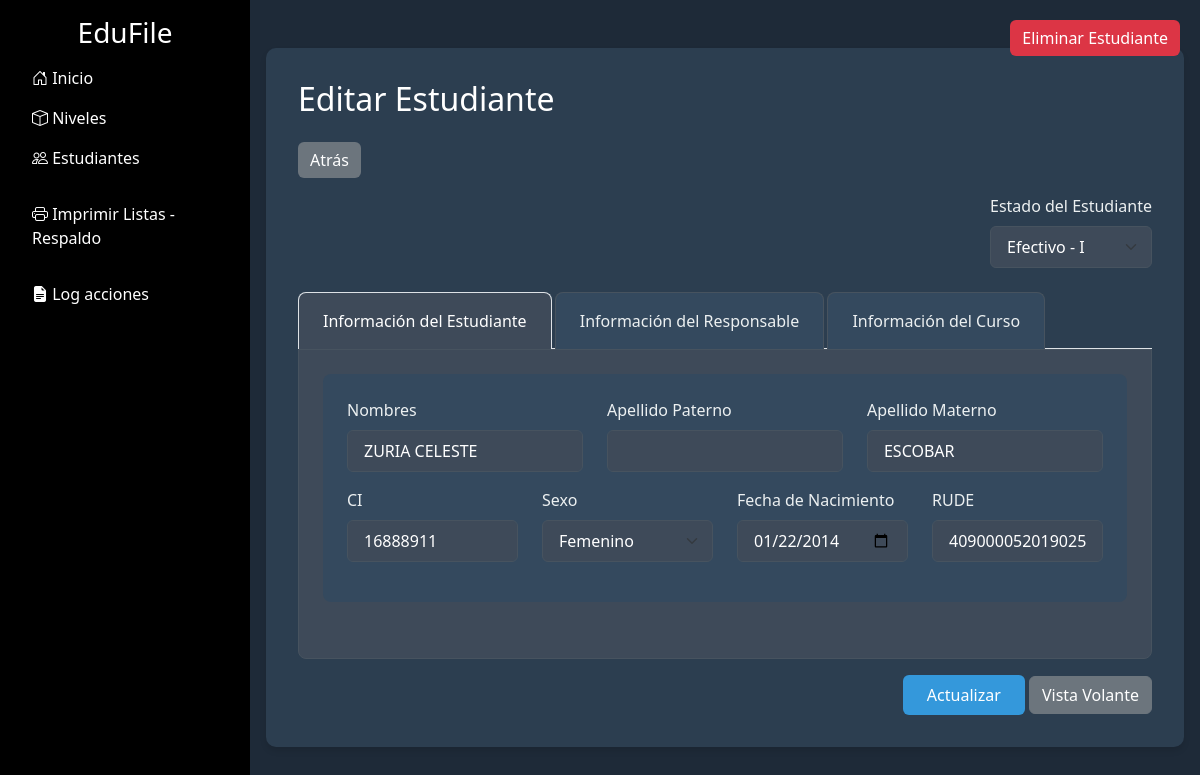
The app's page /editarEstudiante.php?student_id=409000052019025&source=estudiantes with its own data.
### tables this page shows
CREATE TABLE `student_courses` (
  `student_id` bigint(20) NOT NULL,
  `course_id` bigint(20) NOT NULL,
  `status` enum('Efectivo - I','No Inscrito','Efectivo - T','Traslado','Retirado') DEFAULT 'No Inscrito'
);

CREATE TABLE `students` (
  `id` bigint(20) NOT NULL,
  `first_name` varchar(255) NOT NULL,
  `last_name_father` varchar(255) NOT NULL,
  `last_name_mother` varchar(255) NOT NULL,
  `gender` varchar(50) NOT NULL,
  `rude_number` varchar(20) NOT NULL,
  `identity_card` varchar(9) NOT NULL,
  `birth_date` date NOT NULL,
  `guardian_first_name` varchar(255) DEFAULT NULL,
  `guardian_last_name` varchar(255) DEFAULT NULL,
  `guardian_identity_card` varchar(9) DEFAULT NULL,
  `guardian_phone_number` varchar(15) DEFAULT NULL,
  `guardian_relationship` enum('padre','madre','tutor') DEFAULT NULL
);

### editarEstudiante.php (the view, shortened to what this page needs)
<?php
include 'conexion.php';
$student_id = $_GET['student_id'];
$query = "SELECT s.*, sc.status, c.grade, c.parallel, l.name AS level_name
          FROM students s
          LEFT JOIN student_courses sc ON s.id = sc.student_id
          LEFT JOIN courses c ON sc.course_id = c.id
          LEFT JOIN levels l ON c.level_id = l.id
          WHERE s.rude_number = ?
          LIMIT 1";
$stmt = $conn->prepare($query);
$stmt->bind_param("s", $student_id);
$stmt->execute();
$result = $stmt->get_result();
$student = $result->fetch_assoc();
?>
<!DOCTYPE html>
<html lang="es">
<head>
    <link rel="stylesheet" href="css/bootstrap.min.css">
    <link href="https://cdnjs.cloudflare.com/ajax/libs/bootstrap-icons/1.10.5/font/bootstrap-icons.min.css" rel="stylesheet">
</head>
<body>
    <div class="d-flex">
        <?php include 'sidebar.php'; ?>
        <div class="main-content flex-grow-1 p-3">
            <div class="form-container">
                <div class="d-flex justify-content-between align-items-center mb-4">
                    <h2 class="mb-0">Editar Estudiante</h2>
                    <button class="btn btn-delete" data-bs-toggle="modal" data-bs-target="#deleteModal">
                        Eliminar Estudiante
                    </button>
                </div>
                <button class="btn btn-back" onclick="goBack()">Atrás</button>
                <form action="actualizarEstudiante.php" method="POST">
                    <div class="d-flex justify-content-end mb-4">
                        <div class="status-select">
                            <label for="student_status" class="form-label">Estado del Estudiante</label>
                            <select class="form-select" id="student_status" name="student_status" required>
                                <option value="Efectivo - I" <?php echo ($student['status'] === 'Efectivo - I') ? 'selected' : ''; ?>>Efectivo - I</option>
                            </select>
                        </div>
                    </div>
                    <ul class="nav nav-tabs" id="myTab" role="tablist">
                        <li class="nav-item" role="presentation">
                            <button class="nav-link active" id="student-info-tab" data-bs-toggle="tab" data-bs-target="#student-info" type="button" role="tab" aria-controls="student-info" aria-selected="true">Información del Estudiante</button>
                        </li>
                        <li class="nav-item" role="presentation">
                            <button class="nav-link" id="guardian-info-tab" data-bs-toggle="tab" data-bs-target="#guardian-info" type="button" role="tab" aria-controls="guardian-info" aria-selected="false">Información del Responsable</button>
                        </li>
                        <li class="nav-item" role="presentation">
                            <button class="nav-link" id="course-info-tab" data-bs-toggle="tab" data-bs-target="#course-info" type="button" role="tab" aria-controls="course-info" aria-selected="false">Información del Curso</button>
                        </li>
                    </ul>
                    <div class="tab-content" id="myTabContent">
                        <div class="tab-pane fade show active" id="student-info" role="tabpanel" aria-labelledby="student-info-tab">
                            <div class="form-section">
                                <div class="row mb-3">
                                    <div class="col-md-4">
                                        <label for="first_name" class="form-label">Nombres</label>
                                        <input type="text" class="form-control" id="first_name" name="first_name"
                                            value="<?php echo htmlspecialchars($student['first_name']); ?>" required>
                                    </div>
                                    <div class="col-md-4">
                                        <label for="last_name_father" class="form-label">Apellido Paterno</label>
                                        <input type="text" class="form-control" id="last_name_father" name="last_name_father"
                                            value="<?php echo htmlspecialchars($student['last_name_father']); ?>">
                                    </div>
                                    <div class="col-md-4">
                                        <label for="last_name_mother" class="form-label">Apellido Materno</label>
                                        <input type="text" class="form-control" id="last_name_mother" name="last_name_mother"
                                            value="<?php echo htmlspecialchars($student['last_name_mother']); ?>">
                                    </div>
                                </div>
                                <div class="row mb-3">
                                    <div class="col-md-3">
                                        <label for="identity_card" class="form-label">CI</label>
                                        <input type="text" class="form-control" id="identity_card" name="identity_card"
                                            value="<?php echo htmlspecialchars($student['identity_card']); ?>">
                                    </div>
                                    <div class="col-md-3">
                                        <label for="gender" class="form-label">Sexo</label>
                                        <select class="form-select" id="gender" name="gender" required>
                                            <option value="F" <?php echo $student['gender'] === 'F' ? 'selected' : ''; ?>>Femenino</option>
                                        </select>
                                    </div>
                                    <div class="col-md-3">
                                        <label for="birth_date" class="form-label">Fecha de Nacimiento</label>
                                        <input type="date" class="form-control" id="birth_date" name="birth_date"
                                            value="<?php echo htmlspecialchars($student['birth_date']); ?>">
                                    </div>
                                    <div class="col-md-3">
                                        <label for="rude_number" class="form-label">RUDE</label>
                                        <input type="text" class="form-control" id="rude_number" name="rude_number"
                                            value="<?php echo htmlspecialchars($student['rude_number']); ?>" required>
                                    </div>
                                </div>
                            </div>
                        </div>
                    </div>
                    <div class="text-end mt-3">
                        <button type="submit" class="btn btn-primary">Actualizar</button>
                        <a href="volanteEstudiante.php?student_id=<?php echo $student_id; ?>" target="_blank" class="btn btn-secondary">Vista Volante</a>
                    </div>
                </form>
            </div>
        </div>
    </div>
</body>
</html>

### editarEstudiante.php (style rules this page uses)
body { background-color: #1E2A38; color: #ffffff; }
.form-container { background-color: #2C3E50; padding: 2rem; border-radius: 10px; max-width: 1200px; margin: 2rem auto; box-shadow: 0 4px 6px rgba(0, 0, 0, 0.1); }
.form-section { margin-bottom: 2rem; padding: 1.5rem; background-color: #34495E; border-radius: 8px; }
.form-label { color: #ECF0F1; font-weight: 500; }
.form-control, .form-select { background-color: #3E4A59; border: 1px solid #47535f; color: #ffffff; padding: 0.5rem 1rem; }
.btn-primary { background-color: #3498db; border: none; padding: 0.5rem 1.5rem; }
.btn-delete { position: absolute; top: 20px; right: 20px; background-color: #dc3545; color: white; border: none; }
.status-select { max-width: 200px; margin-left: auto; }
.btn-back { background-color: #6c757d; color: white; border: none; margin-bottom: 1rem; }
.nav-tabs .nav-link { background-color: #34495E; color: #ECF0F1; border: 1px solid #47535f; border-bottom: none; border-radius: 8px 8px 0 0; padding: 1rem 1.5rem; margin-right: 0.2rem; }
.nav-tabs .nav-link.active { background-color: #3E4A59; color: #ffffff; border-bottom: none; }
.tab-content { background-color: #3E4A59; padding: 1.5rem; border-radius: 0 0 8px 8px; border: 1px solid #47535f; }

### records on screen
student_courses: student_status "Efectivo - I"
students: first_name "ZURIA CELESTE", last_name_mother "ESCOBAR", identity_card "16888911", gender "Femenino", birth_date "01/22/2014", rude_number "409000052019025"
